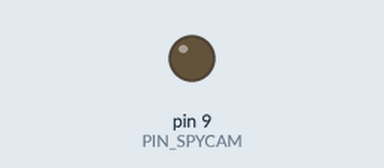
Simulated run of this sketch. Board: Arduino Uno, built with avr-gcc and run on an emulated ATmega328P. On the bench: output pins drawn as LEDs (lit = HIGH).

Above: at 0.02 s.
At 15.0 s:
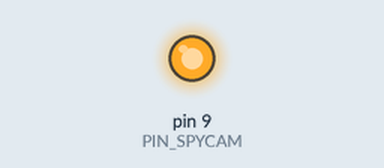
Timing chart, 0 to 39.1 s (numbered marks = the images above):
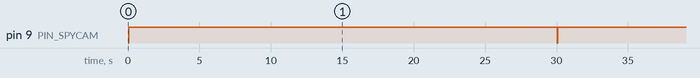

Measured:
- by itself, pin 9 (PIN_SPYCAM): alternates HIGH for 30.0 s and LOW for 0.05 s

The sketch:

spycam.ino
```cpp
const int PIN_SPYCAM = 9;

void setup() {
  pinMode(PIN_SPYCAM, OUTPUT);
  digitalWrite(PIN_SPYCAM, HIGH);
  //delay(3000); // wait 3 sec after door open
}

void loop() {
  // Hold HIGH and trigger quick (<250ms) LOW to take a photo.
  // Holding LOW and trigger HIGH starts/stops video recording
  digitalWrite(PIN_SPYCAM, LOW);
  delay(50);
  digitalWrite(PIN_SPYCAM, HIGH);

  delay(30000);
}
```
